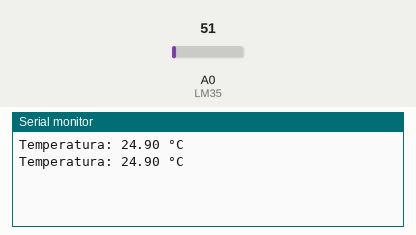
A sketch run on a simulated Arduino Uno, built with avr-gcc and run on an emulated ATmega328P. Parts: the last lines printed to the serial monitor. The test bench sets the inputs (shaded band); at power-on: A0 (LM35) = 51.

Above: at 1.8 s.
1.9 s: A0 (LM35) set to 61
At 2.8 s:
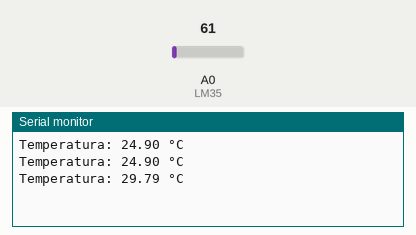
3.4 s: A0 (LM35) set to 71
At 4.4 s:
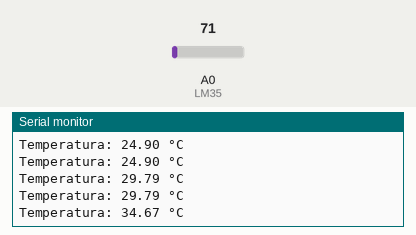
Timing chart, 0 to 6.4 s (numbered marks = the images above; inputs shaded):
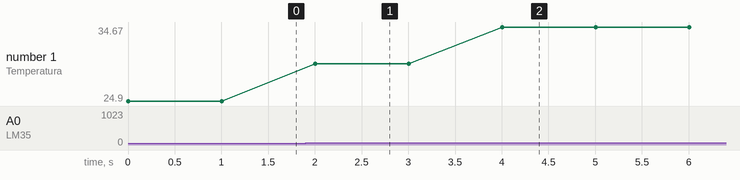

Measured:
- after the input at 1.9 s, the serial monitor: prints a new line after 0.10 s (image 1)
- after the input at 3.4 s, the serial monitor: prints a new line after 0.60 s (image 2)
- plotted number 1: 24.9 → 29.79 after the input at 1.9 s, 29.79 → 34.67 after the input at 3.4 s

The sketch:

sketch_apr03a.ino
```cpp
const int LM35 = A0;
float temperatura;

void setup() {
  // put your setup code here, to run once:
  Serial.begin(9600);

}

void loop() {
  // put your main code here, to run repeatedly:
  int leitura = analogRead(LM35);
  temperatura = (leitura * 5.0 / 1024.0) / 0.01;

  Serial.print("Temperatura: ");
  Serial.print(temperatura);
  Serial.println(" °C");

  delay(1000);

}
```
